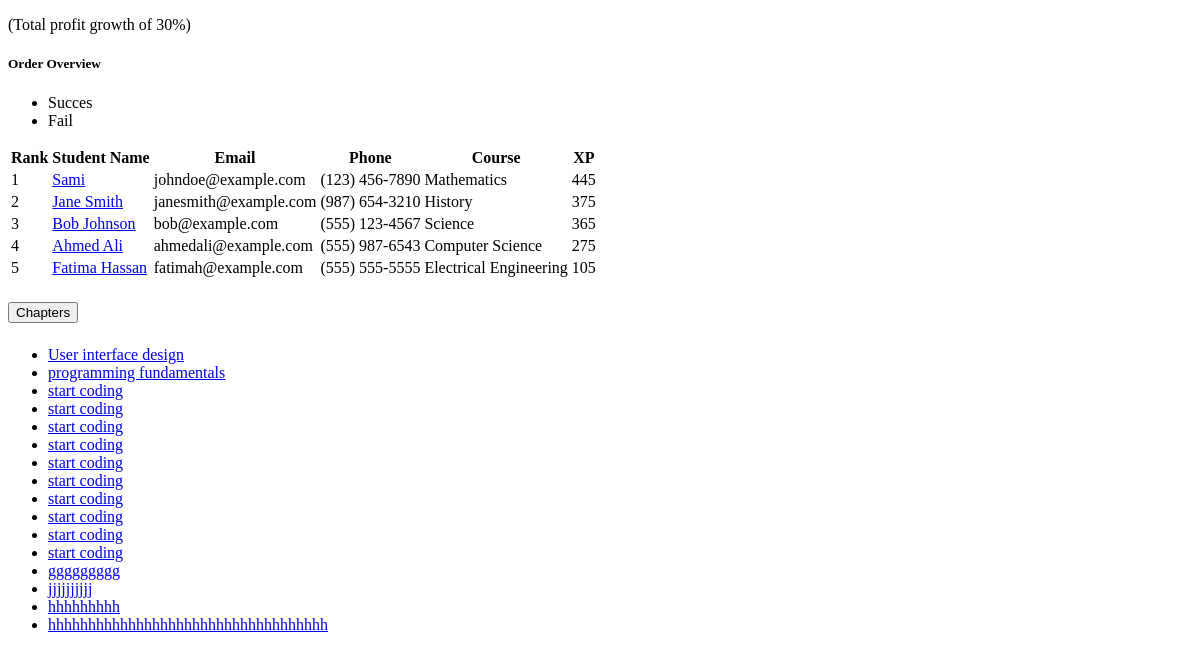
The page /course/1/analyse/ (signed in, lower part) on the database as committed earlier.
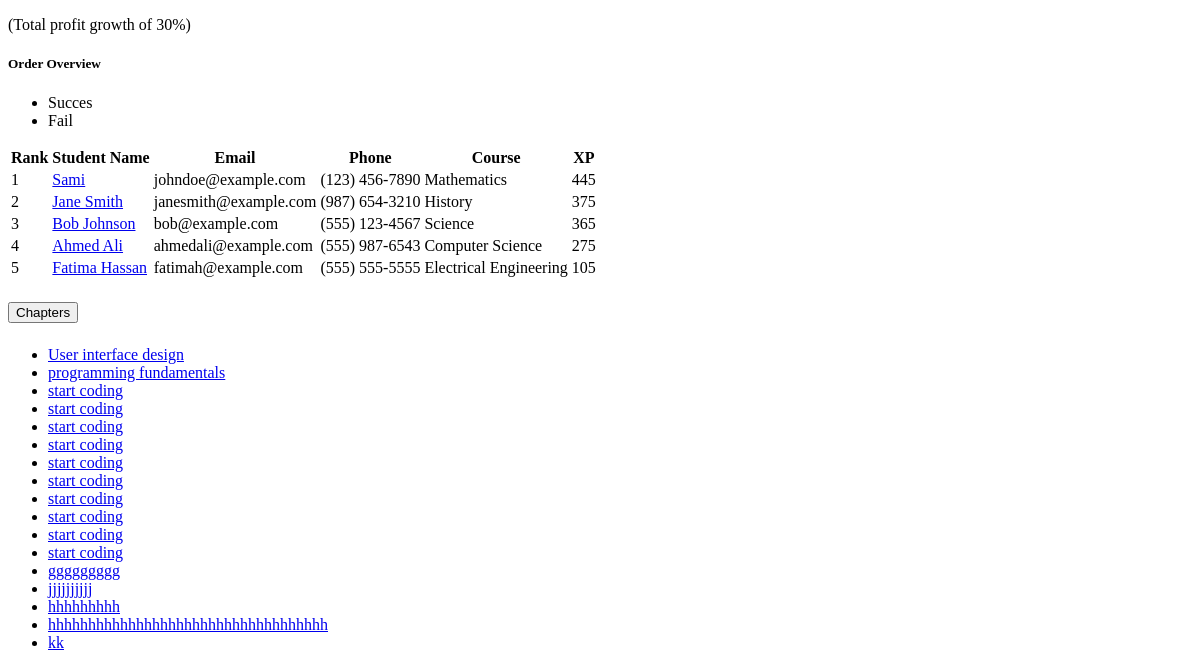
The same page on the database as committed later.
### cubaapp/models.py (models this page shows, shortened)
class Chapiter(models.Model):
    formation = models.ForeignKey(Formation, on_delete=models.CASCADE)
    title = models.CharField(max_length=255)
    file = models.FileField(upload_to='chapiter_files/')
    text = models.TextField(default="")
    is_active = models.BooleanField(default=False)

### cubaapp/views.py (the view)
# urls.py: path('course/<int:id>/analyse/', views.analyse, name="analyse"),
@login_required(login_url="/login_home")
def analyse(request,id):
    tags = Chapiter.objects.filter(formation_id=id)
    formation = Formation.objects.get(id=id)
    context = {
        'all_tags':tags,
        'formation':formation
    }
    return render(request,"pages/analyse/index.html",context)

### cubaapp/templates/pages/analyse/index.html (shortened to what the changed rows need)
{% extends 'base.html' %}
{% load static %}
{% load sass_tags %}
{% block css %}
<link rel="stylesheet" type="text/css" href="{% sass_src 'assets/scss/vendors/datatables.scss' %}">
{% endblock %}
{% block content %}
<div class="page-body">
      <div class="container-fluid" style="padding-top: 30px;">
            <div class="row">
            <div class="col-md-8">
                  <div class="card">
                    <div class="card-body">
                      <div class="table-responsive">
                        <table class="display" id="row-select-delete">
                          <thead>
                            <tr>
                              <th>Rank</th>
                              <th>Student Name</th>
                              <th>Email</th>
                              <th>Phone</th>
                              <th>Course</th>
                              <th>XP</th>
                            </tr>
                          </thead>
                        </table>
                      </div>
                    </div>
                  </div>
                </div>
                <div class="col-md-4 ">
                  <div class="default-according style-1 faq-accordion job-accordion" id="accordionoc">
                    <div class="row">
                      <div class="col-xl-12">
                        <div class="card">
                          <div class="collapse show" id="collapseicon1" aria-labelledby="collapseicon1" data-bs-parent="#accordion">
                            <div class="categories">
                              <ul>
                                {% for tag in all_tags %}
                                <li><a href="#">{{ tag.title }} </a>
                                </li>
                                {% endfor %}
                              </ul>
                            </div>
                          </div>
                        </div>
                      </div>
                    </div>
                  </div>
                </div>
            </div>
      </div>
</div>
{% endblock %}

Rows that differ between the two databases and show on the page:
added Chapiter: title "kk"
